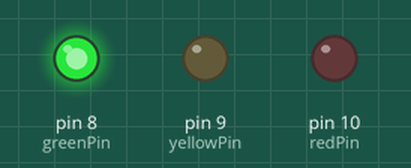
This sketch was run on a simulated Arduino Uno, built with avr-gcc and run on an emulated ATmega328P. Shown: output pins drawn as LEDs (lit = HIGH).

Above: at 5.0 s.
At 11.2 s:
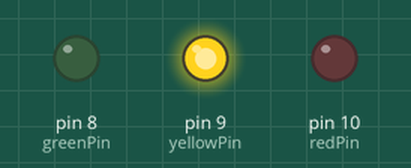
At 12.7 s:
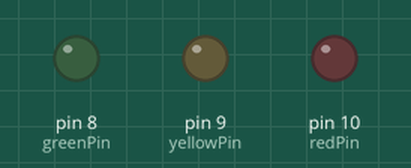
At 18.0 s:
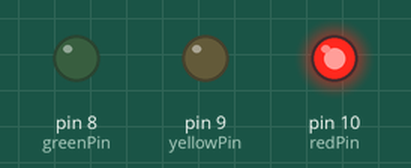
Timing chart, 0 to 29.9 s (numbered marks = the images above):
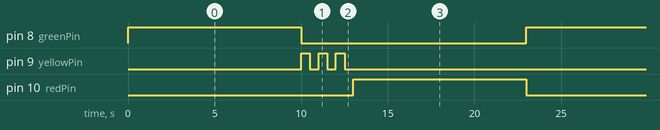

The sketch:

trafficLight_Arduino.ino
```cpp
// Project 3 - Traffic Lights
/*Adjustment of project 3 from the book "Beginning Arduino" from McRoberts, M (2013)
 * Emilio Águila
 * 28/06/2019
 */

int ledDelay = 10000; // delay in between changes
int redPin = 10;
int yellowPin = 9;
int greenPin = 8;
void setup() {
       pinMode(redPin, OUTPUT);
       pinMode(yellowPin, OUTPUT);
       pinMode(greenPin, OUTPUT);
}
void loop() {
       digitalWrite(greenPin, HIGH); // turn green on
       delay(ledDelay);
       digitalWrite(greenPin, LOW); // turn green off

       for(int i=0; i<3; i++)
       {
       digitalWrite(yellowPin, HIGH); // turn on yellow
       delay(500); // wait 2 seconds
       digitalWrite(yellowPin, LOW);// turn off yellow
       delay(500);
       }

       digitalWrite(redPin, HIGH); // turn the red light on
       delay(ledDelay);
       digitalWrite(redPin, LOW); // turn red off

}
```

Measured:
- by itself, pin 8 (greenPin), pin 10 (redPin): alternates HIGH for 10.0 s and LOW for 13.0 s
- by itself, pin 9 (yellowPin): repeats every 23.0 s: 2 × (LOW 0.50 s, HIGH 0.50 s), LOW 20.5 s, HIGH 0.50 s
- by itself, everything shown: repeats every 23.0 s, in 9 steps
